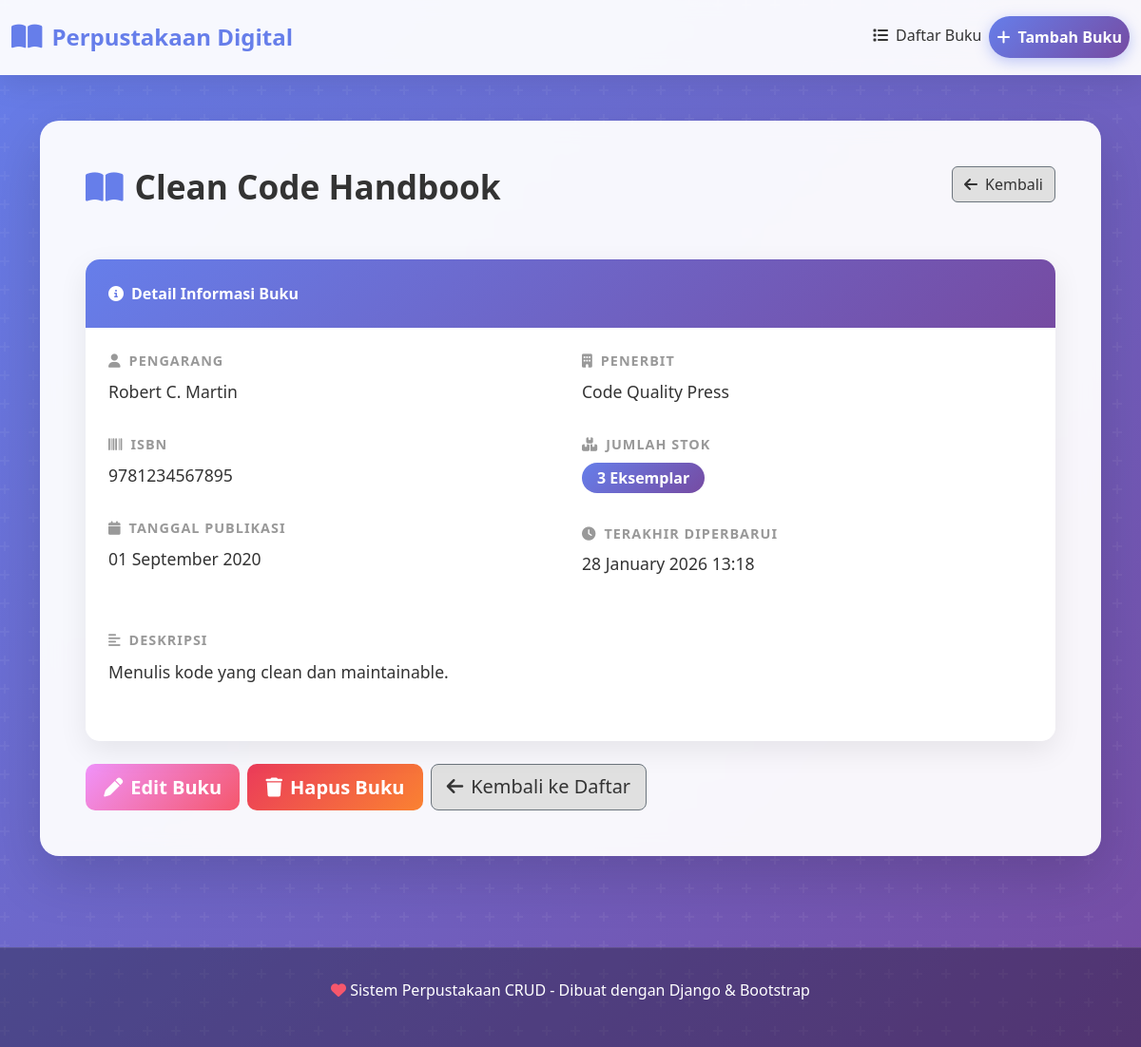
The app's page /book/56/ with its own data.
### books/models.py (models this page shows, shortened)
class Book(models.Model):
    title = models.CharField(max_length=200)
    author = models.CharField(max_length=100)
    isbn = models.CharField(max_length=13, unique=True)
    publisher = models.CharField(max_length=100)
    publication_date = models.DateField()
    description = models.TextField(blank=True, null=True)
    quantity = models.IntegerField(default=1)
    created_at = models.DateTimeField(auto_now_add=True)
    updated_at = models.DateTimeField(auto_now=True)
    class Meta:
        ordering = ['-created_at']

### books/views.py (the view)
# urls.py: path('book/<int:pk>/', views.book_detail, name='book_detail'),
def book_detail(request, pk):
    book = get_object_or_404(Book, pk=pk)
    return render(request, 'books/book_detail.html', {'book': book})

### books/templates/books/book_detail.html (shortened to what this page needs)
{% extends 'books/base.html' %}
{% block content %}
<div class="row mb-4">
    <div class="col-md-8">
        <h1 class="page-title">
            <i class="fas fa-book-open"></i>
            {{ book.title }}
        </h1>
    </div>
    <div class="col-md-4 text-end">
        <a href="{% url 'book_list' %}" class="btn btn-secondary">
            <i class="fas fa-arrow-left me-2"></i>Kembali
        </a>
    </div>
</div>
<div class="card">
    <div class="card-header">
        <i class="fas fa-info-circle me-2"></i>Detail Informasi Buku
    </div>
    <div class="card-body">
        <div class="row">
            <div class="col-md-6">
                <div class="detail-row">
                    <div class="detail-label">
                        <i class="fas fa-user me-2"></i>Pengarang
                    </div>
                    <div class="detail-value">{{ book.author }}</div>
                </div>
                <div class="detail-row">
                    <div class="detail-label">
                        <i class="fas fa-barcode me-2"></i>ISBN
                    </div>
                    <div class="detail-value">{{ book.isbn }}</div>
                </div>
                <div class="detail-row">
                    <div class="detail-label">
                        <i class="fas fa-calendar me-2"></i>Tanggal Publikasi
                    </div>
                    <div class="detail-value">{{ book.publication_date|date:"d F Y" }}</div>
                </div>
            </div>
            <div class="col-md-6">
                <div class="detail-row">
                    <div class="detail-label">
                        <i class="fas fa-building me-2"></i>Penerbit
                    </div>
                    <div class="detail-value">{{ book.publisher }}</div>
                </div>
                <div class="detail-row">
                    <div class="detail-label">
                        <i class="fas fa-boxes me-2"></i>Jumlah Stok
                    </div>
                    <div class="detail-value">
                        <span class="badge badge-info" style="font-size: 1rem;">{{ book.quantity }} Eksemplar</span>
                    </div>
                </div>
                <div class="detail-row">
                    <div class="detail-label">
                        <i class="fas fa-clock me-2"></i>Terakhir Diperbarui
                    </div>
                    <div class="detail-value">{{ book.updated_at|date:"d F Y H:i" }}</div>
                </div>
            </div>
        </div>
        {% if book.description %}
        <div class="detail-row mt-4">
            <div class="detail-label">
                <i class="fas fa-align-left me-2"></i>Deskripsi
            </div>
            <div class="detail-value" style="line-height: 1.8;">
                {{ book.description }}
            </div>
        </div>
        {% endif %}
    </div>
</div>
<div class="mt-4 d-flex gap-2 flex-wrap">
    <a href="{% url 'book_update' book.pk %}" class="btn btn-warning btn-lg">
        <i class="fas fa-pen me-2"></i>Edit Buku
    </a>
    <a href="{% url 'book_delete' book.pk %}" class="btn btn-danger btn-lg">
        <i class="fas fa-trash me-2"></i>Hapus Buku
    </a>
    <a href="{% url 'book_list' %}" class="btn btn-secondary btn-lg">
        <i class="fas fa-arrow-left me-2"></i>Kembali ke Daftar
    </a>
</div>
{% endblock %}

### books/templates/books/base.html (style rules this page uses)
* { margin: 0; padding: 0; box-sizing: border-box; }
body { background: linear-gradient(135deg, #667eea 0%, #764ba2 100%); min-height: 100vh; font-family: 'Segoe UI', Tahoma, Geneva, Verdana, sans-serif; position: relative; }
body::before { content: ''; position: fixed; top: 0; left: 0; width: 100%; height: 100%; pointer-events: none; z-index: 0; }
.page-title { color: #333; font-weight: 700; margin-bottom: 2rem; display: flex; align-items: center; gap: 12px; font-size: 2.2rem; }
.page-title i { color: #667eea; }
.btn-primary, .btn-success, .btn-warning, .btn-danger, .btn-info { border: none; border-radius: 10px; font-weight: 600; transition: all 0.3s ease; padding: 0.6rem 1.2rem; }
.btn-warning { background: linear-gradient(135deg, #f093fb, #f5576c); color: white; }
.btn-danger { background: linear-gradient(135deg, #eb3b5a, #fa8231); color: white; }
.btn-secondary { background: #e0e0e0; color: #333; }
.card { border: none; border-radius: 15px; box-shadow: 0 10px 30px rgba(0, 0, 0, 0.08); transition: all 0.3s ease; overflow: hidden; background: rgba(255, 255, 255, 0.98); }
.card-header { background: linear-gradient(135deg, #667eea, #764ba2); border: none; padding: 1.5rem; color: white; font-weight: 600; }
.card-body { padding: 1.5rem; }
.badge { border-radius: 50px; padding: 0.5rem 1rem; font-weight: 600; font-size: 0.85rem; }
.badge-info { background: linear-gradient(135deg, #667eea, #764ba2); }
.detail-row { margin-bottom: 2rem; }
.detail-label { color: #999; font-size: 0.9rem; text-transform: uppercase; letter-spacing: 1px; font-weight: 600; margin-bottom: 0.5rem; }
.detail-value { color: #333; font-size: 1.1rem; font-weight: 500; }

### records on screen
Book: title "Clean Code Handbook", author "Robert C. Martin", isbn "9781234567895", publication_date "01 September 2020", publisher "Code Quality Press", quantity "3", updated_at "28 January 2026 13:18", description "Menulis kode yang clean dan maintainable."
